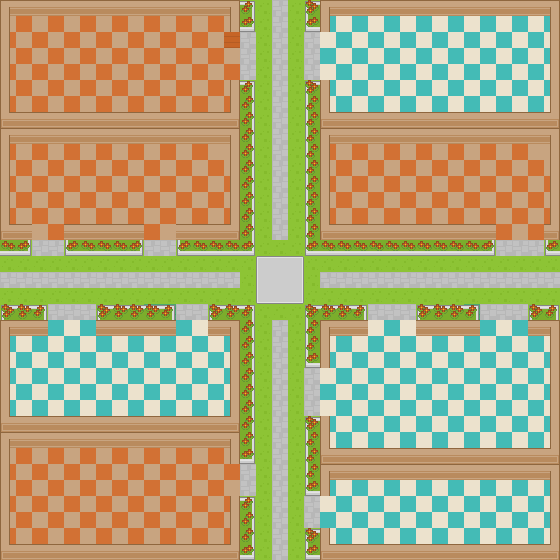

This game map was drawn from its Tiled (.tmx) file and the tilesets committed beside it. A one-line description and the trimmed map source follow:
An orthogonal 35x35 tile map with 16x16 px tiles, 4 tile layers (Background, ShopsFloor, Road, Walls), 3 tilesets and 104 objects (4x M3, 3x F2, 3x M1, 2x F1, 2x F4, ...).

<map version="1.2" tiledversion="1.2.4" orientation="orthogonal" renderorder="right-down" width="35" height="35" tilewidth="16" tileheight="16" infinite="0" nextlayerid="41" nextobjectid="172">
 <tileset firstgid="1" name="tilemap" tilewidth="16" tileheight="16" spacing="1" tilecount="504" columns="28">
  <image source="tilemap.png" width="476" height="305" />
 </tileset>
 <tileset firstgid="505" name="roguelikeSheet_transparent" tilewidth="16" tileheight="16" spacing="1" tilecount="1767" columns="57">
  <image source="roguelikeSheet_transparent.png" width="968" height="526" />
 </tileset>
 <tileset firstgid="2272" name="roguelikeIndoor_transparent" tilewidth="16" tileheight="16" spacing="1" tilecount="486" columns="27">
  <image source="roguelikeIndoor_transparent.png" width="458" height="305" />
 </tileset>
 <layer id="33" name="Background" width="35" height="35">
  <data>[1225 cells, 1225 non-empty, 1 distinct tile ids]</data>
 </layer>
 <layer id="40" name="ShopsFloor" width="35" height="35">
  <data>[1225 cells, 873 non-empty, 7 distinct tile ids]</data>
 </layer>
 <layer id="26" name="Road" width="35" height="35">
  <data>[1225 cells, 325 non-empty, 19 distinct tile ids]</data>
 </layer>
 <layer id="27" name="Walls" width="35" height="35">
  <data>[1225 cells, 297 non-empty, 7 distinct tile ids]</data>
 </layer>
 <objectgroup id="34" name="Roads">
  <object id="35" name="RoadW" x="1.77636e-14" y="240.401" width="254.869" height="77.9076" />
  <object id="37" name="RoadE" x="304.396" y="240.401" width="254.869" height="77.9076" />
  <object id="38" name="RoadN" x="239.844" y="1.19087e-5" width="79.0204" height="257.095" />
  <object id="39" name="RoadS" x="239.844" y="302.17" width="79.0204" height="257.095" />
 </objectgroup>
 <objectgroup id="31" name="Shops">
  <object id="139" name="F1" x="10" y="16.25">
   <polygon points="0,0 220,0.25 219.75,16 229,15.75 229,63.5 220.5,63.5 220,96.25 -0.5,96" />
  </object>
  <object id="140" name="F2" x="10.3333" y="145">
   <polygon points="0,0 220,-0.333333 219.333,78.3333 166.333,78.6667 166.333,94.6667 134,95 133.667,78.3333 52.6667,78.6667 53.3333,95 21.6667,95.3333 22.3333,78 -0.666667,79" />
  </object>
  <object id="142" name="F4" x="9.66667" y="448.333">
   <polygon points="0,0 220,0 220,16.3333 230.667,16.3333 230.333,47.6667 220.333,47.6667 220.667,96.3333 -1.33333,95.6667" />
  </object>
  <object id="143" name="F5" x="329.333" y="144">
   <polygon points="0,0 220,0 221.333,80 213.333,79.6667 214,95 166.667,95.6667 167,79 -1.66667,80.3333" />
  </object>
  <object id="146" name="M2" x="319.667" y="31.6667">
   <polygon points="0,0 11.3333,1 10,-16.3333 231,-15 231,80.3333 9.33333,80.3333 10.3333,47.6667 0.333333,47.3333" />
  </object>
  <object id="148" name="M4" x="319.333" y="496.667">
   <polygon points="0,0 11.6667,0 11,-16.3333 231.333,-16 231,47.6667 10.3333,47.6667 10,30.6667 1.66667,31.3333" />
  </object>
  <object id="167" name="M1" x="14.7981" y="342.967">
   <polygon points="0,0 -0.870474,67.0265 208.914,68.7674 209.784,-0.870474 191.504,-1.74095 188.893,-17.4095 165.39,-20.8914 165.39,-1.74095 77.4721,-2.61142 77.4721,-18.2799 39.1713,-20.0209 37.4304,-5.22284" />
  </object>
  <object id="168" name="M3" x="544.916" y="443.071">
   <polygon points="0,0 -210.655,0.870474 -209.784,-29.5961 -222.841,-32.2075 -222.841,-71.3788 -213.266,-73.1198 -209.784,-102.716 -175.836,-102.716 -174.095,-118.384 -134.053,-118.384 -132.312,-102.716 -62.6741,-101.845 -60.9331,-118.384 -21.7618,-119.255 -20.0209,-102.716 -0.870474,-102.716" />
  </object>
 </objectgroup>
 <objectgroup id="37" name="ShopsEntrances">
  <object id="149" name="F1" x="244.423" y="56.6667">
   <point />
  </object>
  <object id="150" name="F2" x="55.438" y="236.986">
   <point />
  </object>
  <object id="151" name="F2" x="160.333" y="240">
   <point />
  </object>
  <object id="153" name="M1" x="195.909" y="324.849">
   <point />
  </object>
  <object id="154" name="F4" x="246.059" y="487.877">
   <point />
  </object>
  <object id="155" name="M4" x="319" y="512.333">
   <point />
  </object>
  <object id="156" name="M3" x="323.274" y="392.501">
   <point />
  </object>
  <object id="157" name="M3" x="404.757" y="315.243">
   <point />
  </object>
  <object id="158" name="M3" x="518.544" y="315.35">
   <point />
  </object>
  <object id="159" name="F5" x="521.333" y="240">
   <point />
  </object>
  <object id="160" name="M2" x="311.896" y="55.227">
   <point />
  </object>
  <object id="166" name="M1" x="71.3788" y="322.946">
   <point />
  </object>
 </objectgroup>
 <objectgroup id="35" name="Path">
  <object id="61" x="45.3333" y="270.667">
   <point />
  </object>
  <object id="62" x="39.4107" y="282.258">
   <point />
  </object>
  <object id="63" x="52.8019" y="301.182">
   <point />
  </object>
  <object id="64" x="23.7262" y="266.106">
   <point />
  </object>
  <object id="65" x="29.0595" y="276.593">
   <point />
  </object>
  <object id="66" x="21.3623" y="297.955">
   <point />
  </object>
  <object id="68" x="254" y="284">
   <point />
  </object>
  <object id="69" x="104" y="279.742">
   <point />
  </object>
  <object id="70" x="101.288" y="298.47">
   <point />
  </object>
  <object id="71" x="165.002" y="277.923">
   <point />
  </object>
  <object id="72" x="154.274" y="279.726">
   <point />
  </object>
  <object id="73" x="164.38" y="295.698">
   <point />
  </object>
  <object id="74" x="203.423" y="279.333">
   <point />
  </object>
  <object id="75" x="211.227" y="288.863">
   <point />
  </object>
  <object id="76" x="186.487" y="294.818">
   <point />
  </object>
  <object id="77" x="273.333" y="201.334">
   <point />
  </object>
  <object id="78" x="282.168" y="217.91">
   <point />
  </object>
  <object id="79" x="294.667" y="202.667">
   <point />
  </object>
  <object id="80" x="291.439" y="172.941">
   <point />
  </object>
  <object id="81" x="268" y="168.667">
   <point />
  </object>
  <object id="82" x="269.787" y="115.469">
   <point />
  </object>
  <object id="83" x="283.53" y="119.289">
   <point />
  </object>
  <object id="84" x="290.667" y="88.6666">
   <point />
  </object>
  <object id="85" x="276.622" y="65.8937">
   <point />
  </object>
  <object id="86" x="276.802" y="27.182">
   <point />
  </object>
  <object id="87" x="284.667" y="28.773">
   <point />
  </object>
  <object id="88" x="268.426" y="83.8326">
   <point />
  </object>
  <object id="90" x="312" y="284.666">
   <point />
  </object>
  <object id="91" x="359.983" y="279.015">
   <point />
  </object>
  <object id="92" x="383.681" y="279.923">
   <point />
  </object>
  <object id="93" x="376.667" y="298.666">
   <point />
  </object>
  <object id="94" x="404.56" y="298.622">
   <point />
  </object>
  <object id="95" x="436.818" y="253.591">
   <point />
  </object>
  <object id="96" x="414.319" y="279.923">
   <point />
  </object>
  <object id="97" x="433.333" y="287.333">
   <point />
  </object>
  <object id="98" x="499.848" y="287.394">
   <point />
  </object>
  <object id="99" x="521.333" y="293.333">
   <point />
  </object>
  <object id="100" x="534.151" y="284.667">
   <point />
  </object>
  <object id="101" x="478.818" y="292.941">
   <point />
  </object>
  <object id="102" x="455.249" y="296.466">
   <point />
  </object>
  <object id="104" x="280.045" y="324.196">
   <point />
  </object>
  <object id="105" x="272.471" y="344.258">
   <point />
  </object>
  <object id="106" x="268.47" y="366.834">
   <point />
  </object>
  <object id="107" x="297.227" y="392.499">
   <point />
  </object>
  <object id="108" x="264.107" y="419.788">
   <point />
  </object>
  </objectgroup>
 <objectgroup id="38" name="Exits">
  <!-- 4 objects omitted --></objectgroup>
</map>
<!-- 35 of 104 objects omitted -->
